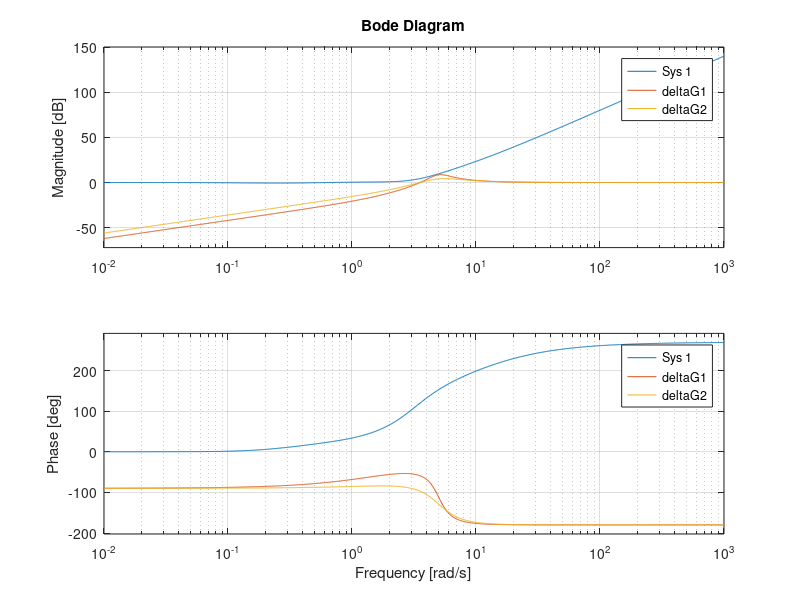

Here is the MATLAB script that generated this plot:
%% Lab2

s = tf('s');
n = 0.05;
Kt = 38;
Lm = 2.0;
Rm = 21;
J = 2.0;
b = 1.0;
G1 = (s*Lm + Rm);
G2 = (J*s + b);
Km = 0.5;
Gs = n * (1/s) * ((Kt)/(Kt*Km + G1*G2));

%step(transf); % stepresponse for the transferfunction
%step(Gs/s); % ramp response
%step(S); % sensitivity

% 2.2 P-reglering

Kp = 10;
F = Kp;
transf = F*Gs / (1 + F*Gs);
S = 1 / (1 + Gs*F);

%step(transf);
%open = F * Gs;
%margin(open);
%bodeplot(transf);


% use Flead to create a system that satisfies our needs
wcd = 4 * 0.435;
beta = 0.125; % test values from 0.2 - 0.7
Gsabs = abs(freqresp(Gs, wcd));
K = sqrt(beta)/Gsabs;
Td = 1/(wcd*sqrt(beta));
Flead = K*((Td*s +1)/(beta*Td*s +1));

transf2 = Flead*Gs / (1 + Flead*Gs);
open2 = (Flead*Gs);
%step(transf2);

% temp = 1/(limit(Flead*Gs*s,s,0));

e1 = 1/(K*1.9/40); % 1.9/40 = n*Kt/(Kt*Km+Rm*b)
gamma = 1 / (e1/0.05); % 0.05 is our error demand
Ti = 10 / wcd;
Fleadlag = K*((Td*s +1)/(beta*Td*s +1))*((Ti*s + 1)/(Ti*s + gamma));
transf3 = (Fleadlag*Gs)/(1+Fleadlag*Gs);
step(transf2, transf3); % comparison of the two regulators
S2 = 1 / (1 + Flead*Gs);
S3 = 1 / (1 + Fleadlag*Gs);
e2 = e1 * gamma;


% check for stability
xi1 = 0.2;
xi2 = 0.4;
w0 = 5;
Ga1 = w0^2 / (s^2 + 2*xi1*w0*s + w0^2);
Ga2 = w0^2 / (s^2 + 2*xi2*w0*s + w0^2);
deltaG1 = Ga1 - 1;
deltaG2 = Ga2 - 1;
T3 = 1 - S3;
bode(1/T3, deltaG1, deltaG2);
